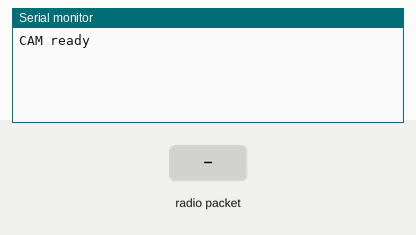
This sketch was run on a simulated ESP32. On the bench: the last lines printed to the serial monitor. Inputs (shaded band) come from the test bench.

Above: at 2.2 s.
2.3 s: radio packet "1" arrives
At 2.8 s:
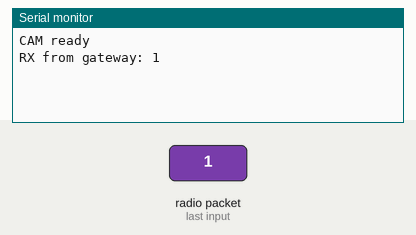
5.3 s: radio packet "0" arrives
At 6.3 s:
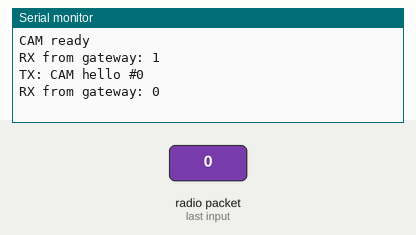
6.8 s: radio packet "2" arrives
At 7.4 s:
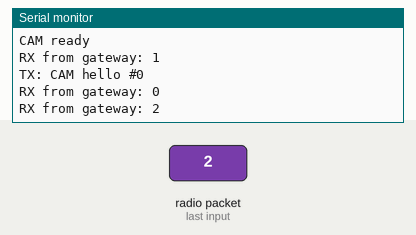

Measured:
- after the input at 2.3 s, the serial monitor: prints a new line at once (image 1)
- after the input at 5.3 s, the serial monitor: prints a new line at once (image 2)
- after the input at 6.8 s, the serial monitor: prints a new line at once (image 3)

The sketch:

Node.ino
```cpp
#include <WiFi.h>
#include <esp_now.h>
#include <esp_wifi.h>

uint8_t BCAST[6] = {0xFF, 0xFF, 0xFF, 0xFF, 0xFF, 0xFF};
int counter = 0;
unsigned long lastTx = 0;

#if ESP_ARDUINO_VERSION_MAJOR >= 3
void onRecv(const esp_now_recv_info_t *info, const uint8_t *data, int len) {
#else
void onRecv(const uint8_t *mac, const uint8_t *data, int len) {
#endif
  Serial.print("RX from gateway: ");
  Serial.write(data, len);
  Serial.println();
}

void setup() {
  Serial.begin(115200);
  delay(1000);

  WiFi.mode(WIFI_STA);
  WiFi.disconnect();
  esp_wifi_set_channel(1, WIFI_SECOND_CHAN_NONE);
  if (esp_now_init() != ESP_OK) {
    Serial.println("ESP-NOW init FAILED");
    while (true) delay(1000);
  }
  esp_now_register_recv_cb(onRecv);

  esp_now_peer_info_t peer = {};
  memcpy(peer.peer_addr, BCAST, 6);
  peer.channel = 1;
  peer.encrypt = false;
  esp_now_add_peer(&peer);

  Serial.println("CAM ready");
}

void loop() {
  if (millis() - lastTx > 5000) {
    lastTx = millis();
    String msg = "CAM hello #" + String(counter++);
    esp_now_send(BCAST, (const uint8_t *)msg.c_str(), msg.length());
    Serial.println("TX: " + msg);
  }
}
```
